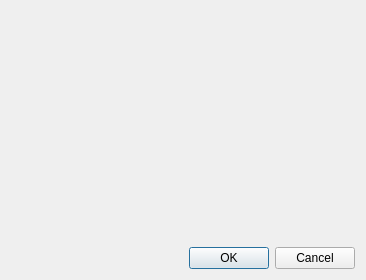
<?xml version="1.0" encoding="UTF-8"?>
<ui version="4.0">
 <class>EditRowDialog</class>
 <widget class="QDialog" name="EditRowDialog">
  <property name="geometry">
   <rect>
    <x>0</x>
    <y>0</y>
    <width>366</width>
    <height>280</height>
   </rect>
  </property>
  <property name="windowTitle">
   <string>Dialog</string>
  </property>
  <layout class="QVBoxLayout" name="verticalLayout">
   <item>
    <layout class="QGridLayout" name="gridLayout"/>
   </item>
   <item>
    <spacer name="verticalSpacer">
     <property name="orientation">
      <enum>Qt::Orientation::Vertical</enum>
     </property>
     <property name="sizeHint" stdset="0">
      <size>
       <width>20</width>
       <height>40</height>
      </size>
     </property>
    </spacer>
   </item>
   <item>
    <widget class="QDialogButtonBox" name="buttonBox">
     <property name="orientation">
      <enum>Qt::Orientation::Horizontal</enum>
     </property>
     <property name="standardButtons">
      <set>QDialogButtonBox::StandardButton::Cancel|QDialogButtonBox::StandardButton::Ok</set>
     </property>
    </widget>
   </item>
  </layout>
 </widget>
 <resources/>
 <connections>
  <connection>
   <sender>buttonBox</sender>
   <signal>accepted()</signal>
   <receiver>EditRowDialog</receiver>
   <slot>accept()</slot>
   <hints>
    <hint type="sourcelabel">
     <x>248</x>
     <y>254</y>
    </hint>
    <hint type="destinationlabel">
     <x>157</x>
     <y>274</y>
    </hint>
   </hints>
  </connection>
  <connection>
   <sender>buttonBox</sender>
   <signal>rejected()</signal>
   <receiver>EditRowDialog</receiver>
   <slot>reject()</slot>
   <hints>
    <hint type="sourcelabel">
     <x>316</x>
     <y>260</y>
    </hint>
    <hint type="destinationlabel">
     <x>286</x>
     <y>274</y>
    </hint>
   </hints>
  </connection>
 </connections>
</ui>
